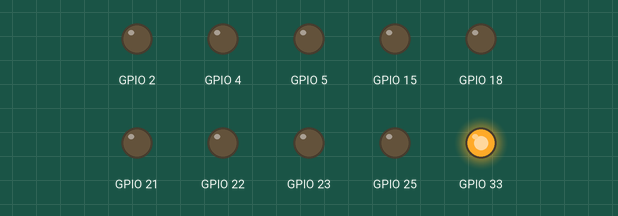
A program run on a simulated ESP32 board running MicroPython. Parts: output pins drawn as LEDs (lit = HIGH).

Above: at 0.1 s.
At 0.5 s:
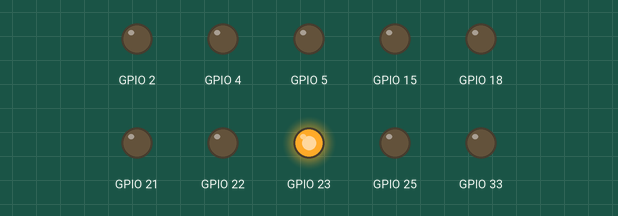
At 0.9 s:
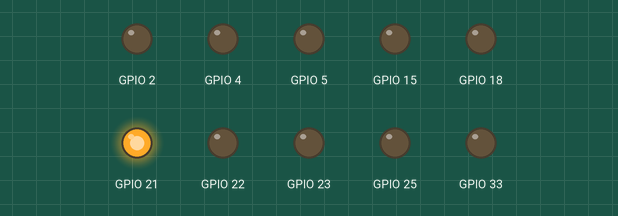
At 1.9 s:
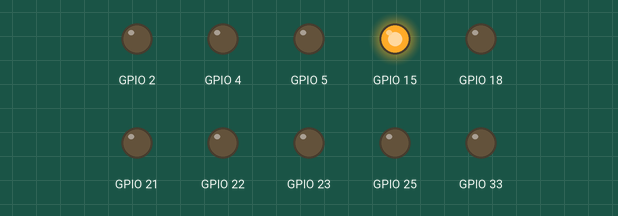
At 3.1 s:
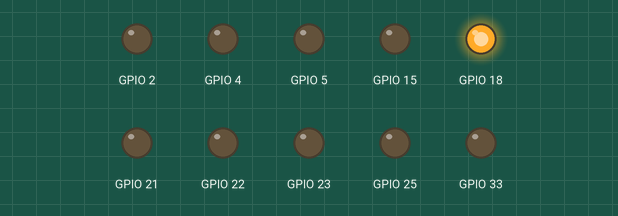
At 4.3 s:
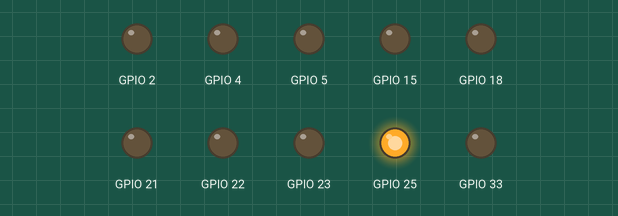
Timing chart, 0 to 4.6 s (numbered marks = the images above):
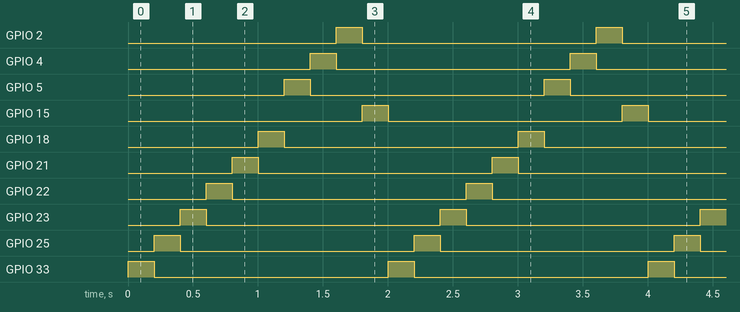

Measured:
- by itself, GPIO 2, GPIO 4, GPIO 5, GPIO 15, GPIO 18, GPIO 21–23, GPIO 25, GPIO 33: alternates HIGH for 0.20 s and LOW for 1.8 s
- by itself, everything shown: repeats every 2.0 s, in 10 steps

The program:

Encender_Cod2.py
```python
from machine import Pin as pin
from utime import sleep as pausa, sleep_ms as pausam, sleep_us
leda=pin(15,pin.OUT)
ledb=pin(2,pin.OUT)
ledc=pin(4,pin.OUT)
ledd=pin(5,pin.OUT)
lede=pin(18,pin.OUT)
ledf=pin(21,pin.OUT)
ledg=pin(22,pin.OUT)
ledh=pin(23,pin.OUT)
ledi=pin(25,pin.OUT)
ledj=pin(33,pin.OUT)

def print_LEDS(a,b,c,d,e,f,g,h,i,j):
    leda.value(a)
    ledb.value(b)
    ledc.value(c)
    ledd.value(d)
    lede.value(e)
    ledf.value(f)
    ledg.value(g)
    ledh.value(h)
    ledi.value(i)
    ledj.value(j)
    pausam(200)
while True:
    print_LEDS(0,0,0,0,0,0,0,0,0,1)
    print_LEDS(0,0,0,0,0,0,0,0,1,0)
    print_LEDS(0,0,0,0,0,0,0,1,0,0)
    print_LEDS(0,0,0,0,0,0,1,0,0,0)
    print_LEDS(0,0,0,0,0,1,0,0,0,0)
    print_LEDS(0,0,0,0,1,0,0,0,0,0)
    print_LEDS(0,0,0,1,0,0,0,0,0,0)
    print_LEDS(0,0,1,0,0,0,0,0,0,0)
    print_LEDS(0,1,0,0,0,0,0,0,0,0)
    print_LEDS(1,0,0,0,0,0,0,0,0,0)
```
